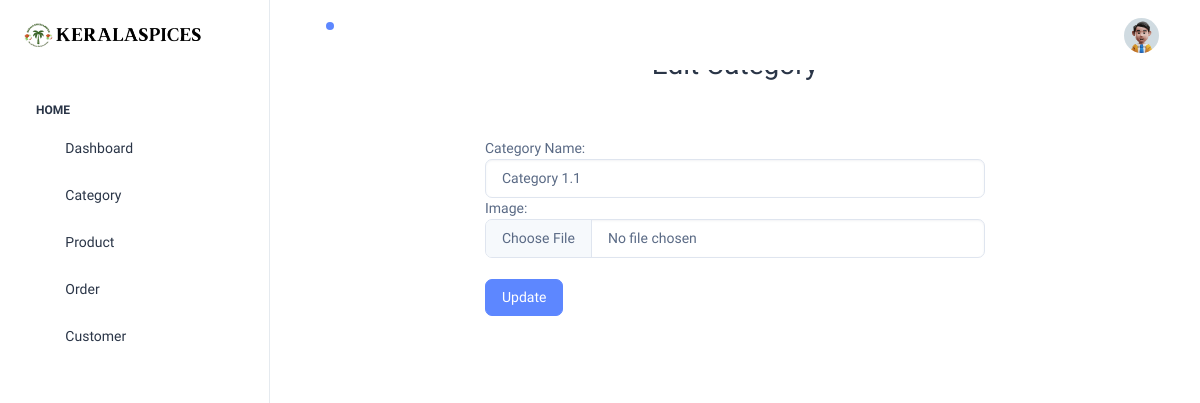
Page /edit_category/1/ (signed in) on the earlier database version.
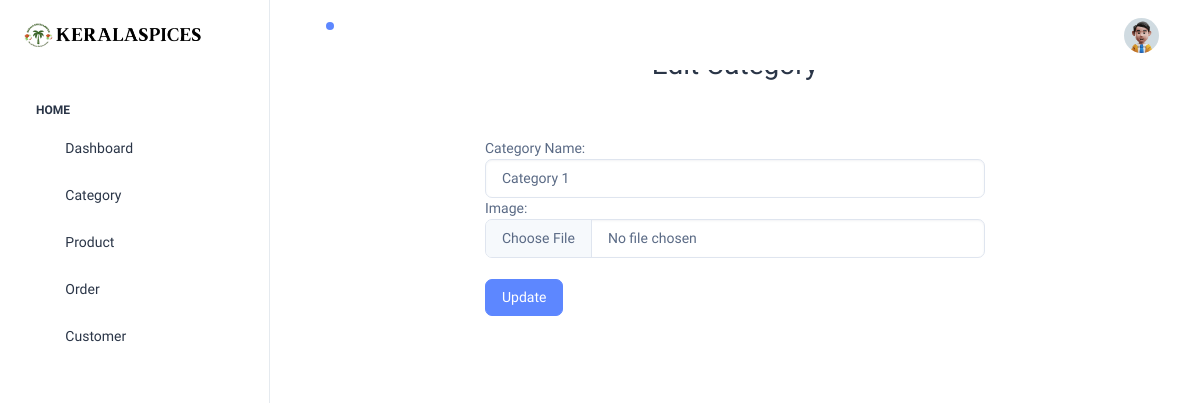
Same page on the later database version.
### spicesapp/models.py (models this page shows, shortened)
class Category(models.Model):
    category_name = models.CharField(max_length=100)
    image = models.ImageField(upload_to='category_images', blank=True, null=True)

### spicesapp/views.py (the view, shortened to what this page needs)
# urls.py: path('edit_category/<int:pk>/', views.edit_category, name='edit_category'),
def edit_category(request, pk):
    get_category = get_object_or_404(Category, pk=pk)
    context = {
        'get_category': get_category,
    }
    return render(request, 'spices_admin/edit_category.html', context)

### spicesapp/templates/spices_admin/edit_category.html (shortened to what this page needs)
{% extends 'spices_admin/base.html' %}
{% load static %}
{% block content %}
<div class="container">
    <h2 style="text-align: center;" class="pt-5 pb-5">Edit Category</h2>
</div>
<form method="POST" action="{% url 'edit_category' get_category.pk %}" enctype="multipart/form-data" style="width:500px; margin:auto;">
    <div class="form-group">
        <label for="category_name">Category Name:</label>
        <input type="text" class="form-control" name="category_name" value="{{ get_category.category_name }}">
    </div>
    <div class="form-group">
        <label for="image">Image:</label>
        <input type="file" class="form-control" name="image">
    </div>
    <br>
    <button type="submit" class="btn btn-primary">Update</button>
</form>
<br>
<br>
<br>
<br>
<br>
<br>
<br>
<br>
{% endblock %}

Differences in the rows shown:
changed Category: category_name "Category 1.1" → "Category 1"
